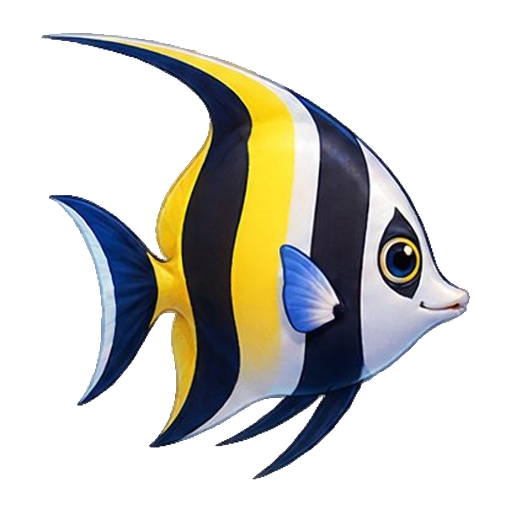
#> input picture assets/images/fish/angelfish.png, 512 x 512 px, given in place of angelfish.png.png, which was not available
$ python -i 11_matte_princess.py   (imports and definitions only)
#> lines starting #> are read from the running program, lines starting #| are printed output that depends on the picture; after the words box and inside, x2 and y2 are one past the last pixel; in counts of white or black regions, pixels touching at a corner belong together; pictures that were not available may be replaced by others from this repository, and a replacement may not be noted
"""Step 11: 公主角色抠图与标准化。

输入：raw/<name>.png（白底、含鱼竿的全身角色）
输出：<name>.png 512x512 RGBA，并自动检测鱼竿尖位置写入配置。

与鱼类素材共用同一套抠图策略：白底泛洪 + 条件腐蚀 + 距离场软 Alpha + 反预乘。
角色有白色裙摆/毛边，因此腐蚀阈值单独放宽。
"""
import glob
import json
import os
import sys

import cv2
import numpy as np
from PIL import Image, ImageDraw
from scipy import ndimage

BASE = r"C:\Users\12599\Desktop\vibe\zhuayu"
RAW = os.path.join(BASE, "assets", "images", "princess", "raw")
OUT = os.path.join(BASE, "assets", "images", "princess")
QA = os.path.join(BASE, "delivery", "qa", "princess")

CANVAS = 512
CONTENT_H = 470      # 角色高度占画布比例 ~92%，顶部留出鱼竿尖空间


def flood_background(diff, th):
    h, w = diff.shape
    passable = diff <= th
    bg = np.zeros((h, w), bool)
    seed = np.zeros((h, w), bool)
    seed[0, :] = seed[-1, :] = True
    seed[:, 0] = seed[:, -1] = True
    seed &= passable
    bg |= seed
    st = np.ones((3, 3), bool)
    while True:
        g = ndimage.binary_dilation(bg, st) & passable
        if g.sum() == bg.sum():
            break
        bg = g
    return bg


def matte(path, th=28, pale=205):
#> called with th = 28, pale = 205
    img = Image.open(path).convert("RGB")
    arr = np.asarray(img).astype(np.float32)
    H, W = arr.shape[:2]
#> H = 512; W = 512
    diff = np.abs(arr - 255.0).max(axis=2)

    bg = flood_background(diff, th)
#> in flood_background, `passable = diff <= th`:
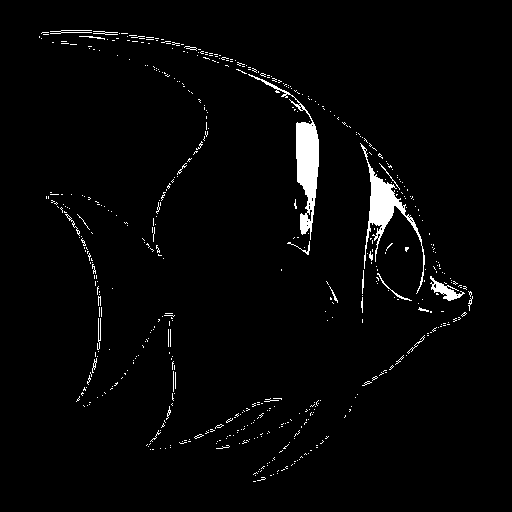
#> passable: shape (512, 512) bool; 2.5% white; 539 white regions (512 under 20 px), largest, box (x1, y1, x2, y2) and area: (248, 74, 319, 240) 2015, (360, 143, 425, 294) 1604, (430, 276, 465, 301) 303
#> in flood_background, `seed &= passable`: seed: shape (512, 512) bool; every value is 0
    m = ~bg
#> m: shape (512, 512) bool; every value is 1
    # 去掉零星噪点
    lab, k = ndimage.label(m, structure=np.ones((3, 3)))
#> lab: shape (512, 512) int32; every value is 1
#> k = 1
    if k > 1:
        sizes = ndimage.sum(m, lab, range(1, k + 1))
        keep = [i + 1 for i, s in enumerate(sizes) if s > 200]
        m = np.isin(lab, keep)

    # 条件腐蚀：只削掉轮廓上偏亮的 1px 环
    ring = m & ~ndimage.binary_erosion(m, np.ones((3, 3), bool), border_value=0)
#> ring: shape (512, 512) bool; 0.78% white in thin lines or dots
    m = m & ~(ring & (arr.min(axis=2) > pale))

    d_in = ndimage.distance_transform_edt(m)
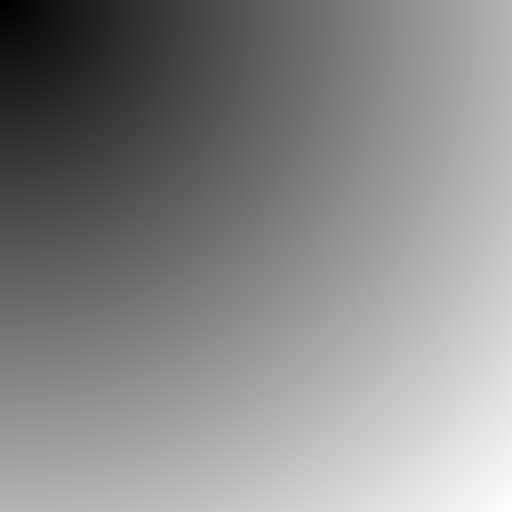
#> d_in: shape (512, 512) float64; min 1, max 723.4, mean 391.8; drawn with min black and max white
    d_out = ndimage.distance_transform_edt(~m)
#> d_out: shape (512, 512) float64; every value is 0
    a = np.clip(0.5 + (d_in - d_out + 0.5), 0, 1)
#> a: shape (512, 512) float64; every value is 1
    a = ndimage.gaussian_filter(a, 0.5)
    a[bg] = 0
    a = np.clip(a, 0, 1)

    rgb = arr.copy()
    band = (a > 0.02) & (a < 0.94)
    av = a[band][:, None]
#> av = empty array
    rgb[band] = (rgb[band] - (1 - av) * 255.0) / np.maximum(av, 0.10)
    rgb = np.clip(rgb, 0, 255)

    solid = a >= 0.97
    _, (sy, sx) = ndimage.distance_transform_edt(~solid, return_indices=True)
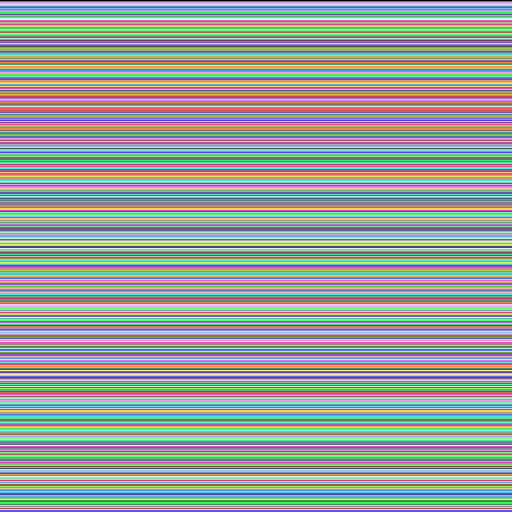
#> sy: shape (512, 512) int32; 512 distinct labels, from 0 to 511; one colour per label, 0 black
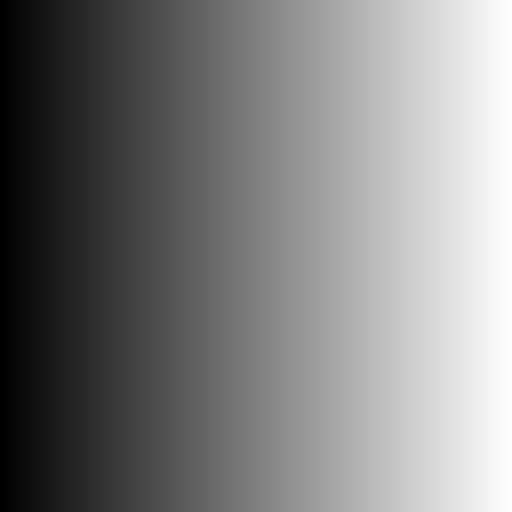
#> sx: shape (512, 512) int32; min 0, max 511, mean 255.5; drawn with min black and max white
    ref = arr[sy, sx]
    soft = (a > 0.05) & (a < 0.97)
    fix = soft & (rgb.mean(axis=2) > ref.mean(axis=2) + 10)
    rgb[fix] = ref[fix]
    return rgb, a


def resize_premult(rgba, size):
    f = rgba.astype(np.float32)
    al = f[:, :, 3:4] / 255.0
    pre = np.concatenate([f[:, :, :3] * al, f[:, :, 3:4]], axis=2)
    im = Image.fromarray(np.clip(pre, 0, 255).astype(np.uint8), "RGBA").resize(size, Image.LANCZOS)
    o = np.asarray(im).astype(np.float32)
    a2 = o[:, :, 3:4] / 255.0
    rgb = np.where(a2 > 1e-4, o[:, :, :3] / np.maximum(a2, 1e-4), 0)
    return np.concatenate([np.clip(rgb, 0, 255), o[:, :, 3:4]], axis=2).astype(np.uint8)


def find_rod_tip(a):
    """定位鱼竿尖。

    头冠、发髻经常比竿尖更高，靠「最上方像素」必然出错；
    形态学分离也会被头发干扰。这里改用直线检测：
      1) 在角色掩码上做 Canny + HoughLinesP，找长直线段；
      2) 只保留斜率在 25°~72°、方向朝右上的段（鱼竿的朝向）；
      3) 取最长的一段，从它的上端点沿竿方向外推，直到离开掩码 —— 即竿尖。
    """
    solid = a > 128
    H, W = solid.shape
    mask = (solid * 255).astype(np.uint8)

    edges = cv2.Canny(mask, 50, 150)
    lines = cv2.HoughLinesP(edges, 1, np.pi / 180, threshold=28,
                            minLineLength=80, maxLineGap=10)

    best = None
    if lines is not None:
        for ln in lines:
            v = np.asarray(ln).reshape(-1)
            if v.size < 4:
                continue
            x1, y1, x2, y2 = (int(v[0]), int(v[1]), int(v[2]), int(v[3]))
            dx, dy = x2 - x1, y2 - y1
            length = float(np.hypot(dx, dy))
            if length < 80:
                continue
            ang = abs(np.degrees(np.arctan2(dy, dx)))
            ang = min(ang, 180 - ang)          # 归一到 0~90
            if ang < 22 or ang > 74:
                continue
            # 上端点
            top = (x1, y1) if y1 <= y2 else (x2, y2)
            bot = (x2, y2) if y1 <= y2 else (x1, y1)
            if best is None or length > best[0]:
                best = (length, top, bot)

    if best is None:
        ys, xs = np.where(solid)
        t = ys.min()
        return float(xs[ys <= t + 2].mean()), float(t)

    _, top, bot = best
    dx = top[0] - bot[0]
    dy = top[1] - bot[1]
    n = np.hypot(dx, dy)
    if n < 1e-6:
        return float(top[0]), float(top[1])
    ux, uy = dx / n, dy / n

    # 沿竿方向外推，找到真正端点
    tip = (float(top[0]), float(top[1]))
    miss = 0
    for k in range(1, 90):
        px_ = int(round(top[0] + ux * k))
        py_ = int(round(top[1] + uy * k))
        if not (0 <= px_ < W and 0 <= py_ < H):
            break
        # 允许 2px 容差，避免细竿中断
        hit = solid[max(0, py_ - 1):py_ + 2, max(0, px_ - 1):px_ + 2].any()
        if hit:
            tip = (float(px_), float(py_))
            miss = 0
        else:
            miss += 1
            if miss >= 4:
                break
    return tip


def process(name, th=28, pale=205):
    src = os.path.join(RAW, name + ".png")
    rgb, a = matte(src, th=th, pale=pale)
    rgba = np.concatenate([rgb, (a * 255).round()[:, :, None]], axis=2).astype(np.uint8)

    ys, xs = np.where(a > 0.5)
    y0, y1, x0, x1 = ys.min(), ys.max(), xs.min(), xs.max()
#> y0 = 0; y1 = 511; x0 = 0; x1 = 511
    sub = rgba[y0:y1 + 1, x0:x1 + 1]
    h, w = sub.shape[:2]
#> h = 512; w = 512

    scale = CONTENT_H / h
#> scale = 0.918
    nw, nh = max(1, round(w * scale)), max(1, round(h * scale))
#> nw = 470; nh = 470
    ch = resize_premult(sub, (nw, nh))
#> in resize_premult, `al = f[:, :, 3:4] / 255.0`: al: shape (512, 512, 1) float32; every value is 1
#> in resize_premult, `a2 = o[:, :, 3:4] / 255.0`: a2: shape (470, 470, 1) float32; every value is 1

    canvas = np.zeros((CANVAS, CANVAS, 4), np.uint8)
    ox = (CANVAS - nw) // 2
#> ox = 21
    oy = (CANVAS - nh) // 2
#> oy = 21
    canvas[oy:oy + nh, ox:ox + nw] = ch
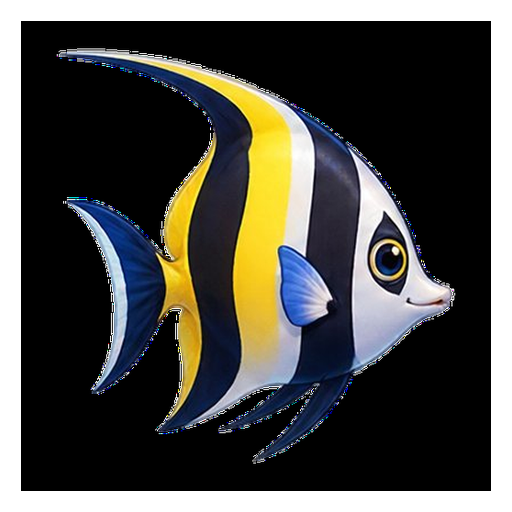
#> canvas: shape (512, 512, 4); mean R, G, B, A 36.6, 36, 31.4, 214.9; transparent parts drawn white

    # 竿尖坐标（在 512 画布内）
    ta = canvas[:, :, 3].astype(np.int16)
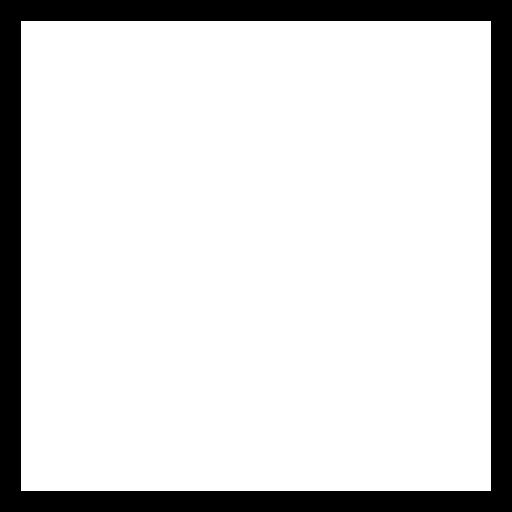
#> ta: shape (512, 512) int16; 84.3% white; 1 black region, box (x1, y1, x2, y2) and area: (0, 0, 512, 512) 41244
    tipx, tipy = find_rod_tip(ta)
#> in find_rod_tip, `edges = cv2.Canny(mask, 50, 150)`:
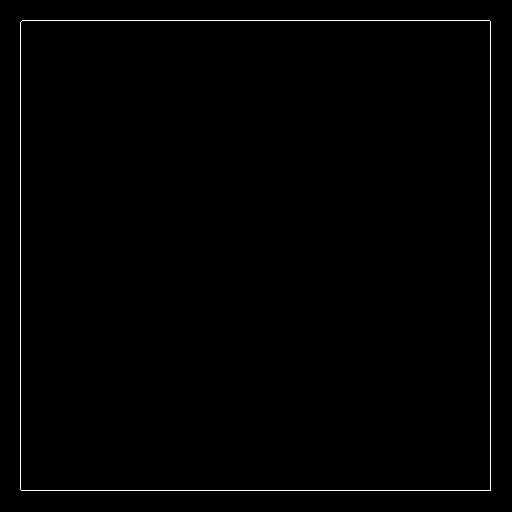
#> edges: shape (512, 512); 0.72% white in thin lines or dots, all inside (x1, y1, x2, y2) = (20, 20, 491, 491)
#> in find_rod_tip, `lines = cv2.HoughLinesP(edges, 1, np.pi / 180, threshold=28, minLineLe..`: lines = [[21, 490, 490, 490], [22, 20, 489, 20], [20, 489, 20, 22], [490, 489, 490, 21]]
#> the loop in find_rod_tip, `for ln in lines:` made 4 passes
#> (x1, y1, x2, y2, dx, dy, length, ang) on passes 1 to 4: (21, 490, 490, 490, 469, 0, 469, 0), (22, 20, 489, 20, 467, 0, 467, 0), (20, 489, 20, 22, 0, -467, 467, 90), (490, 489, 490, 21, 0, -468, 468, 90)
#> in find_rod_tip, `t = ys.min()`: t = 21
#> tipx = 255.5; tipy = 21

    Image.fromarray(canvas, "RGBA").save(os.path.join(OUT, name + ".png"), optimize=True)
    return dict(name=name, size=[CANVAS, CANVAS], content_wh=[int(nw), int(nh)],
                src_wh=[int(w), int(h)],
                rodTip=[round(tipx / CANVAS, 4), round(tipy / CANVAS, 4)],
                rodTipPx=[round(tipx, 1), round(tipy, 1)])


def main():
    names = sys.argv[1:]
    if not names:
        names = [os.path.splitext(os.path.basename(p))[0]
                 for p in sorted(glob.glob(os.path.join(RAW, "*.png")))]
    os.makedirs(OUT, exist_ok=True)
    os.makedirs(QA, exist_ok=True)
    out = []
    for n in names:
        if not os.path.exists(os.path.join(RAW, n + ".png")):
            print("skip", n)
            continue
        r = process(n)
        out.append(r)
        print(f'{n:18s} src {r["src_wh"][0]}x{r["src_wh"][1]} -> {r["content_wh"][0]}x{r["content_wh"][1]} '
              f'竿尖 {r["rodTipPx"]} 归一化 {r["rodTip"]}')

    cfg_path = os.path.join(OUT, "princess-config.json")
    old = {}
    if os.path.exists(cfg_path):
        old = json.load(open(cfg_path, encoding="utf-8"))
    for r in out:
        old.setdefault(r["name"], {})
        old[r["name"]].update({"rodTip": r["rodTip"]})
    with open(cfg_path, "w", encoding="utf-8") as f:
        json.dump(old, f, ensure_ascii=False, indent=2)
    print("wrote", cfg_path)


# [2 lines not run here, left out]

>>> result = process('../assets/images/fish/angelfish.png')
#> result = {'name': '../assets/images/fish/angelfish.png', 'size': [512, 512], 'content_wh': [470, 470], 'src_wh': [512, 512], 'rodTip': [0.499, 0.041], 'rodTipPx': [255.5, 21]}
